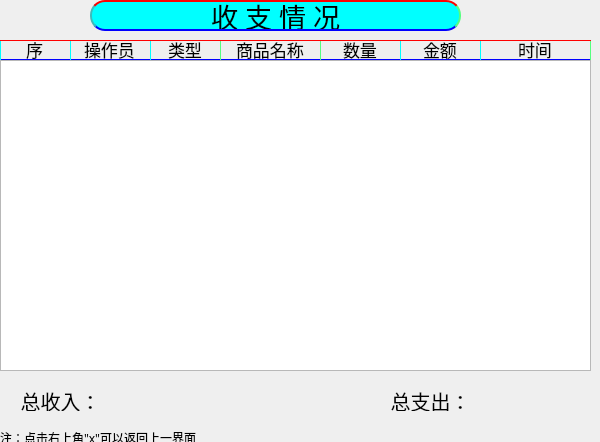
<?xml version="1.0" encoding="UTF-8"?>
<ui version="4.0">
 <class>recordWindow</class>
 <widget class="QMainWindow" name="recordWindow">
  <property name="geometry">
   <rect>
    <x>0</x>
    <y>0</y>
    <width>600</width>
    <height>442</height>
   </rect>
  </property>
  <property name="windowTitle">
   <string>收支查询</string>
  </property>
  <property name="styleSheet">
   <string notr="true"/>
  </property>
  <widget class="QWidget" name="centralwidget">
   <widget class="QLabel" name="label">
    <property name="geometry">
     <rect>
      <x>90</x>
      <y>0</y>
      <width>371</width>
      <height>31</height>
     </rect>
    </property>
    <property name="font">
     <font>
      <family>楷体</family>
      <pointsize>20</pointsize>
     </font>
    </property>
    <property name="styleSheet">
     <string notr="true">border-width: 15px; /* 边框宽度 */
border-radius: 15px; /* 边框半径 */

border-top-style: solid;
border-top-width: 5px;
border-top-color: red;
border-top: 2px solid red;
 
border-right-style: solid;
border-right-width: 3px;
border-right-color: #55ff7f;
border-right: 2px solid #55ff7f;
 
border-bottom-style: solid;
border-bottom-width: 2px;
border-bottom-color: blue;
border-bottom:2px solid blue;
 
border-left-style: solid;
border-left-width: 3px;
border-left-color: aqua;
border-left: 2px solid #3ebaba;

background: aqua; /* 背景颜色 1E90FF*/
 font-family: 楷体; /* 设置字体 */
 color: write; /* 字体颜色 */
</string>
    </property>
    <property name="text">
     <string>收 支 情 况</string>
    </property>
    <property name="alignment">
     <set>Qt::AlignCenter</set>
    </property>
   </widget>
   <widget class="QListWidget" name="listWidget">
    <property name="geometry">
     <rect>
      <x>0</x>
      <y>60</y>
      <width>591</width>
      <height>311</height>
     </rect>
    </property>
   </widget>
   <widget class="QLineEdit" name="lineEdit_5">
    <property name="enabled">
     <bool>false</bool>
    </property>
    <property name="geometry">
     <rect>
      <x>0</x>
      <y>40</y>
      <width>71</width>
      <height>20</height>
     </rect>
    </property>
    <property name="font">
     <font>
      <family>楷体</family>
      <pointsize>13</pointsize>
     </font>
    </property>
    <property name="styleSheet">
     <string notr="true">border-width: 15px; /* 边框宽度 */
border-radius: 20px; /* 边框半径 */

border-top-style: solid;
border-top-width: 5px;
border-top-color: red;
border-top: 1px solid red;
 
border-right-style: solid;
border-right-width: 3px;
border-right-color: #55ff7f;
border-right: 1px solid #55ff7f;
 
border-bottom-style: solid;
border-bottom-width: 2px;
border-bottom-color: blue;
border-bottom: 1px solid blue;
 
border-left-style: solid;
border-left-width: 3px;
border-left-color: aqua;
border-left: 1px solid aqua;

background:transparent; /* 背景颜色 1E90FF*/
 font-family: 楷体; /* 设置字体 */
 color: write; /* 字体颜色 */
</string>
    </property>
    <property name="text">
     <string>序</string>
    </property>
    <property name="alignment">
     <set>Qt::AlignCenter</set>
    </property>
   </widget>
   <widget class="QLineEdit" name="lineEdit_7">
    <property name="enabled">
     <bool>false</bool>
    </property>
    <property name="geometry">
     <rect>
      <x>320</x>
      <y>40</y>
      <width>81</width>
      <height>20</height>
     </rect>
    </property>
    <property name="font">
     <font>
      <family>楷体</family>
      <pointsize>13</pointsize>
     </font>
    </property>
    <property name="styleSheet">
     <string notr="true">border-width: 15px; /* 边框宽度 */
border-radius: 20px; /* 边框半径 */

border-top-style: solid;
border-top-width: 5px;
border-top-color: red;
border-top: 1px solid red;
 
border-right-style: solid;
border-right-width: 3px;
border-right-color: #55ff7f;
border-right: 1px solid #55ff7f;
 
border-bottom-style: solid;
border-bottom-width: 2px;
border-bottom-color: blue;
border-bottom: 1px solid blue;
 
border-left-style: solid;
border-left-width: 3px;
border-left-color: aqua;
border-left: 1px solid aqua;

background:transparent; /* 背景颜色 1E90FF*/
 font-family: 楷体; /* 设置字体 */
 color: write; /* 字体颜色 */
</string>
    </property>
    <property name="text">
     <string>数量</string>
    </property>
    <property name="alignment">
     <set>Qt::AlignCenter</set>
    </property>
   </widget>
   <widget class="QLineEdit" name="lineEdit_10">
    <property name="enabled">
     <bool>false</bool>
    </property>
    <property name="geometry">
     <rect>
      <x>400</x>
      <y>40</y>
      <width>81</width>
      <height>20</height>
     </rect>
    </property>
    <property name="font">
     <font>
      <family>楷体</family>
      <pointsize>13</pointsize>
     </font>
    </property>
    <property name="styleSheet">
     <string notr="true">border-width: 15px; /* 边框宽度 */
border-radius: 20px; /* 边框半径 */

border-top-style: solid;
border-top-width: 5px;
border-top-color: red;
border-top: 1px solid red;
 
border-right-style: solid;
border-right-width: 3px;
border-right-color: #55ff7f;
border-right: 1px solid #55ff7f;
 
border-bottom-style: solid;
border-bottom-width: 2px;
border-bottom-color: blue;
border-bottom: 1px solid blue;
 
border-left-style: solid;
border-left-width: 3px;
border-left-color: aqua;
border-left: 1px solid aqua;

background:transparent; /* 背景颜色 1E90FF*/
 font-family: 楷体; /* 设置字体 */
 color: write; /* 字体颜色 */
</string>
    </property>
    <property name="text">
     <string>金额</string>
    </property>
    <property name="alignment">
     <set>Qt::AlignCenter</set>
    </property>
   </widget>
   <widget class="QLineEdit" name="lineEdit_9">
    <property name="enabled">
     <bool>false</bool>
    </property>
    <property name="geometry">
     <rect>
      <x>70</x>
      <y>40</y>
      <width>81</width>
      <height>20</height>
     </rect>
    </property>
    <property name="font">
     <font>
      <family>楷体</family>
      <pointsize>13</pointsize>
     </font>
    </property>
    <property name="styleSheet">
     <string notr="true">border-width: 15px; /* 边框宽度 */
border-radius: 20px; /* 边框半径 */

border-top-style: solid;
border-top-width: 5px;
border-top-color: red;
border-top: 1px solid red;
 
border-right-style: solid;
border-right-width: 3px;
border-right-color: #55ff7f;
border-right: 1px solid #55ff7f;
 
border-bottom-style: solid;
border-bottom-width: 2px;
border-bottom-color: blue;
border-bottom: 1px solid blue;
 
border-left-style: solid;
border-left-width: 3px;
border-left-color: aqua;
border-left: 1px solid aqua;

background:transparent; /* 背景颜色 1E90FF*/
 font-family: 楷体; /* 设置字体 */
 color: write; /* 字体颜色 */
</string>
    </property>
    <property name="text">
     <string>操作员</string>
    </property>
    <property name="alignment">
     <set>Qt::AlignCenter</set>
    </property>
   </widget>
   <widget class="QLineEdit" name="lineEdit_6">
    <property name="enabled">
     <bool>false</bool>
    </property>
    <property name="geometry">
     <rect>
      <x>220</x>
      <y>40</y>
      <width>101</width>
      <height>20</height>
     </rect>
    </property>
    <property name="font">
     <font>
      <family>楷体</family>
      <pointsize>13</pointsize>
     </font>
    </property>
    <property name="styleSheet">
     <string notr="true">border-width: 15px; /* 边框宽度 */
border-radius: 20px; /* 边框半径 */

border-top-style: solid;
border-top-width: 5px;
border-top-color: red;
border-top: 1px solid red;
 
border-right-style: solid;
border-right-width: 3px;
border-right-color: #55ff7f;
border-right: 1px solid #55ff7f;
 
border-bottom-style: solid;
border-bottom-width: 2px;
border-bottom-color: blue;
border-bottom: 1px solid blue;
 
border-left-style: solid;
border-left-width: 3px;
border-left-color: aqua;
border-left: 1px solid aqua;

background:transparent; /* 背景颜色 1E90FF*/
 font-family: 楷体; /* 设置字体 */
 color: write; /* 字体颜色 */
</string>
    </property>
    <property name="text">
     <string>商品名称</string>
    </property>
    <property name="alignment">
     <set>Qt::AlignCenter</set>
    </property>
   </widget>
   <widget class="QLineEdit" name="lineEdit_8">
    <property name="enabled">
     <bool>false</bool>
    </property>
    <property name="geometry">
     <rect>
      <x>150</x>
      <y>40</y>
      <width>71</width>
      <height>20</height>
     </rect>
    </property>
    <property name="font">
     <font>
      <family>楷体</family>
      <pointsize>13</pointsize>
     </font>
    </property>
    <property name="styleSheet">
     <string notr="true">border-width: 15px; /* 边框宽度 */
border-radius: 20px; /* 边框半径 */

border-top-style: solid;
border-top-width: 5px;
border-top-color: red;
border-top: 1px solid red;
 
border-right-style: solid;
border-right-width: 3px;
border-right-color: #55ff7f;
border-right: 1px solid #55ff7f;
 
border-bottom-style: solid;
border-bottom-width: 2px;
border-bottom-color: blue;
border-bottom: 1px solid blue;
 
border-left-style: solid;
border-left-width: 3px;
border-left-color: aqua;
border-left: 1px solid aqua;

background:transparent; /* 背景颜色 1E90FF*/
 font-family: 楷体; /* 设置字体 */
 color: write; /* 字体颜色 */
</string>
    </property>
    <property name="text">
     <string>类型</string>
    </property>
    <property name="alignment">
     <set>Qt::AlignCenter</set>
    </property>
   </widget>
   <widget class="QLineEdit" name="lineEdit_11">
    <property name="enabled">
     <bool>false</bool>
    </property>
    <property name="geometry">
     <rect>
      <x>480</x>
      <y>40</y>
      <width>111</width>
      <height>20</height>
     </rect>
    </property>
    <property name="font">
     <font>
      <family>楷体</family>
      <pointsize>13</pointsize>
     </font>
    </property>
    <property name="styleSheet">
     <string notr="true">border-width: 15px; /* 边框宽度 */
border-radius: 20px; /* 边框半径 */

border-top-style: solid;
border-top-width: 5px;
border-top-color: red;
border-top: 1px solid red;
 
border-right-style: solid;
border-right-width: 3px;
border-right-color: #55ff7f;
border-right: 1px solid #55ff7f;
 
border-bottom-style: solid;
border-bottom-width: 2px;
border-bottom-color: blue;
border-bottom: 1px solid blue;
 
border-left-style: solid;
border-left-width: 3px;
border-left-color: aqua;
border-left: 1px solid aqua;

background:transparent; /* 背景颜色 1E90FF*/
 font-family: 楷体; /* 设置字体 */
 color: write; /* 字体颜色 */
</string>
    </property>
    <property name="text">
     <string>时间</string>
    </property>
    <property name="alignment">
     <set>Qt::AlignCenter</set>
    </property>
   </widget>
   <widget class="QLabel" name="label_3">
    <property name="geometry">
     <rect>
      <x>10</x>
      <y>390</y>
      <width>101</width>
      <height>21</height>
     </rect>
    </property>
    <property name="font">
     <font>
      <family>楷体</family>
      <pointsize>15</pointsize>
     </font>
    </property>
    <property name="text">
     <string>总收入：</string>
    </property>
    <property name="alignment">
     <set>Qt::AlignCenter</set>
    </property>
   </widget>
   <widget class="QLabel" name="incomelabel">
    <property name="geometry">
     <rect>
      <x>110</x>
      <y>390</y>
      <width>101</width>
      <height>21</height>
     </rect>
    </property>
    <property name="font">
     <font>
      <family>楷体</family>
      <pointsize>15</pointsize>
     </font>
    </property>
    <property name="text">
     <string/>
    </property>
    <property name="alignment">
     <set>Qt::AlignCenter</set>
    </property>
   </widget>
   <widget class="QLabel" name="expenseslabel">
    <property name="geometry">
     <rect>
      <x>480</x>
      <y>390</y>
      <width>101</width>
      <height>21</height>
     </rect>
    </property>
    <property name="font">
     <font>
      <family>楷体</family>
      <pointsize>15</pointsize>
     </font>
    </property>
    <property name="text">
     <string/>
    </property>
    <property name="alignment">
     <set>Qt::AlignCenter</set>
    </property>
   </widget>
   <widget class="QLabel" name="label_4">
    <property name="geometry">
     <rect>
      <x>380</x>
      <y>390</y>
      <width>101</width>
      <height>21</height>
     </rect>
    </property>
    <property name="font">
     <font>
      <family>楷体</family>
      <pointsize>15</pointsize>
     </font>
    </property>
    <property name="text">
     <string>总支出：</string>
    </property>
    <property name="alignment">
     <set>Qt::AlignCenter</set>
    </property>
   </widget>
   <widget class="QLabel" name="label_5">
    <property name="geometry">
     <rect>
      <x>0</x>
      <y>430</y>
      <width>231</width>
      <height>16</height>
     </rect>
    </property>
    <property name="font">
     <font>
      <family>楷体</family>
     </font>
    </property>
    <property name="text">
     <string>注：点击右上角&quot;x&quot;可以返回上一界面</string>
    </property>
   </widget>
  </widget>
 </widget>
 <resources/>
 <connections/>
</ui>
